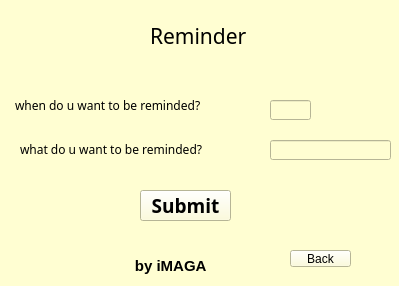
<?xml version="1.0" encoding="UTF-8"?>
<ui version="4.0">
 <class>Form</class>
 <widget class="QWidget" name="Form">
  <property name="geometry">
   <rect>
    <x>0</x>
    <y>0</y>
    <width>399</width>
    <height>286</height>
   </rect>
  </property>
  <property name="windowTitle">
   <string>Form</string>
  </property>
  <property name="styleSheet">
   <string notr="true">background-color: rgb(255, 254, 210);</string>
  </property>
  <widget class="QLabel" name="label">
   <property name="geometry">
    <rect>
     <x>15</x>
     <y>90</y>
     <width>251</width>
     <height>31</height>
    </rect>
   </property>
   <property name="font">
    <font>
     <family>Yu Gothic UI Light</family>
     <pointsize>9</pointsize>
    </font>
   </property>
   <property name="text">
    <string>when do u want to be reminded?</string>
   </property>
  </widget>
  <widget class="QLabel" name="label_2">
   <property name="geometry">
    <rect>
     <x>20</x>
     <y>134</y>
     <width>241</width>
     <height>31</height>
    </rect>
   </property>
   <property name="font">
    <font>
     <family>Yu Gothic UI Light</family>
     <pointsize>9</pointsize>
    </font>
   </property>
   <property name="text">
    <string>what do u want to be reminded?</string>
   </property>
  </widget>
  <widget class="QLabel" name="label_3">
   <property name="geometry">
    <rect>
     <x>150</x>
     <y>20</y>
     <width>121</width>
     <height>31</height>
    </rect>
   </property>
   <property name="font">
    <font>
     <family>Bahnschrift Light SemiCondensed</family>
     <pointsize>16</pointsize>
    </font>
   </property>
   <property name="text">
    <string>Reminder</string>
   </property>
  </widget>
  <widget class="QLineEdit" name="lineEdit">
   <property name="geometry">
    <rect>
     <x>270</x>
     <y>100</y>
     <width>41</width>
     <height>20</height>
    </rect>
   </property>
  </widget>
  <widget class="QLineEdit" name="lineEdit_2">
   <property name="geometry">
    <rect>
     <x>270</x>
     <y>140</y>
     <width>121</width>
     <height>20</height>
    </rect>
   </property>
  </widget>
  <widget class="QPushButton" name="pushButton">
   <property name="geometry">
    <rect>
     <x>140</x>
     <y>190</y>
     <width>91</width>
     <height>31</height>
    </rect>
   </property>
   <property name="font">
    <font>
     <family>Bahnschrift SemiBold Condensed</family>
     <pointsize>14</pointsize>
     <weight>75</weight>
     <bold>true</bold>
    </font>
   </property>
   <property name="text">
    <string>Submit</string>
   </property>
  </widget>
  <widget class="QLabel" name="label_4">
   <property name="geometry">
    <rect>
     <x>110</x>
     <y>250</y>
     <width>191</width>
     <height>31</height>
    </rect>
   </property>
   <property name="font">
    <font>
     <family>Segoe UI</family>
     <pointsize>11</pointsize>
     <weight>75</weight>
     <bold>true</bold>
    </font>
   </property>
   <property name="text">
    <string>      by iMAGA</string>
   </property>
  </widget>
  <widget class="QPushButton" name="pushButton_2">
   <property name="geometry">
    <rect>
     <x>290</x>
     <y>250</y>
     <width>61</width>
     <height>17</height>
    </rect>
   </property>
   <property name="text">
    <string>Back</string>
   </property>
  </widget>
 </widget>
 <resources/>
 <connections/>
</ui>
